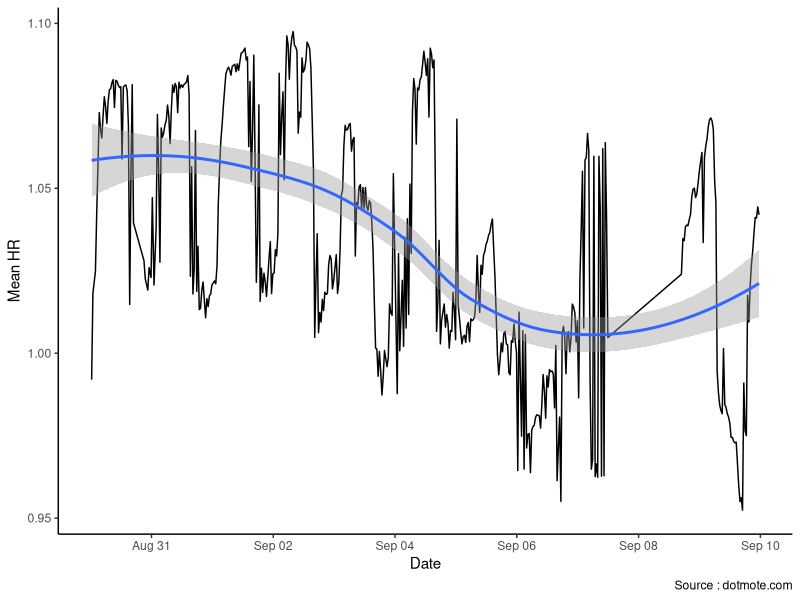
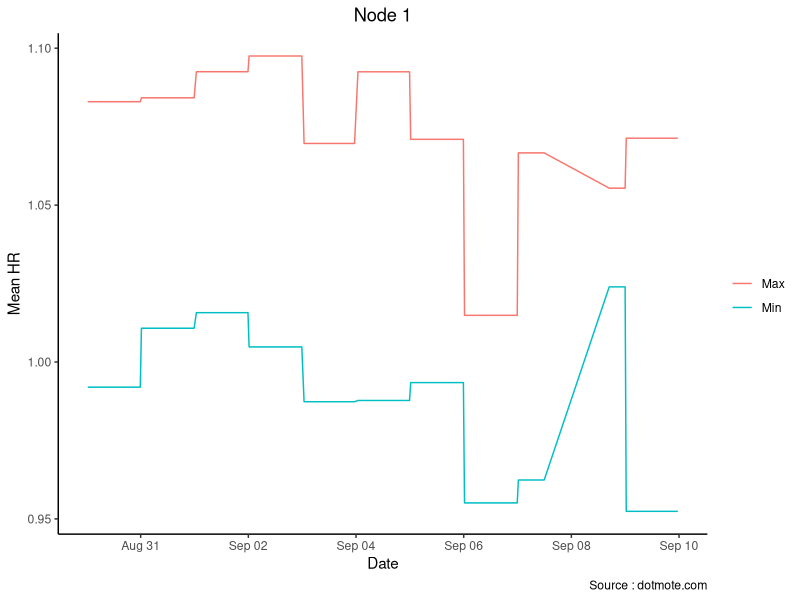
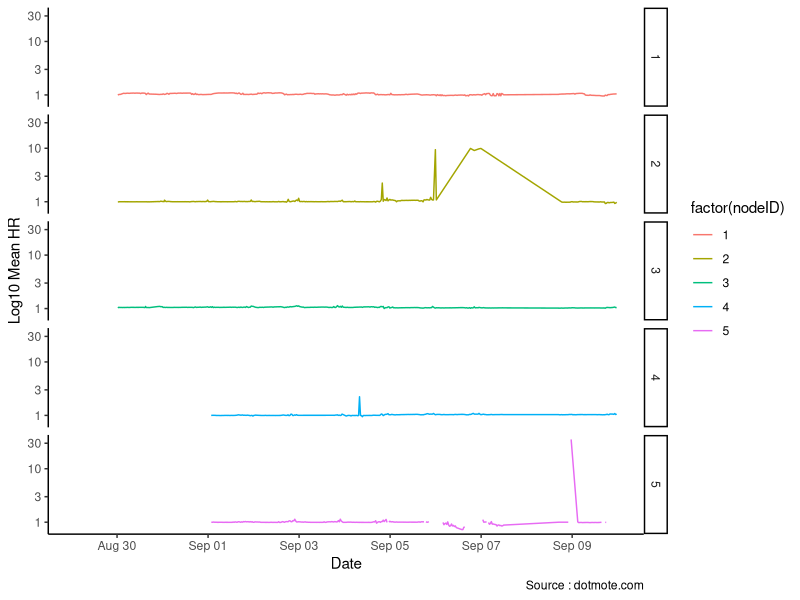
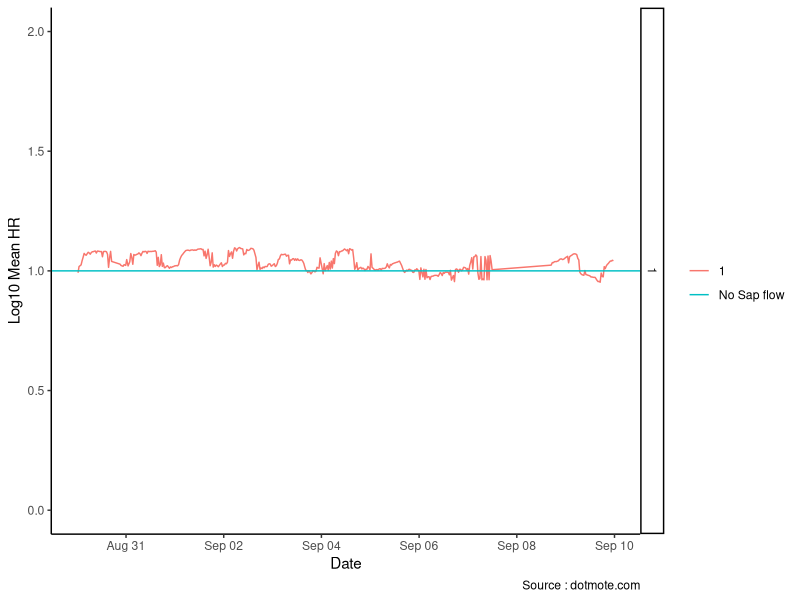
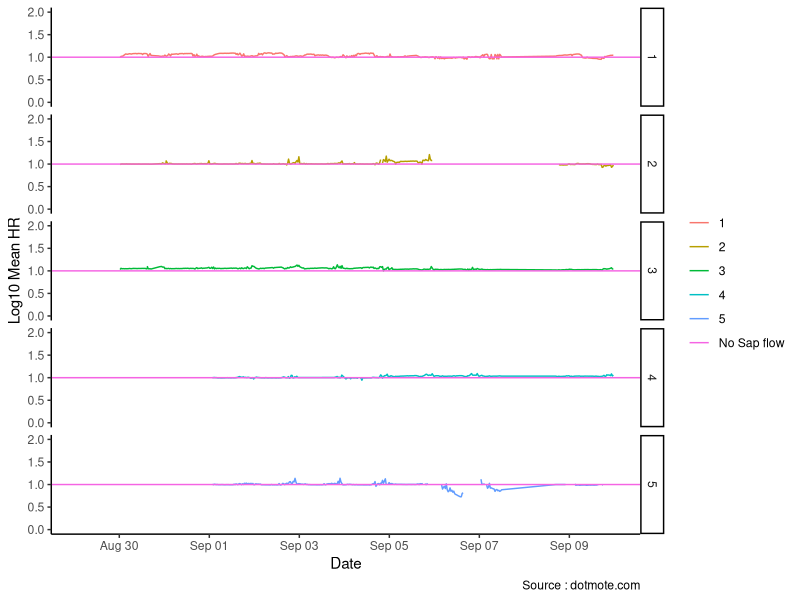
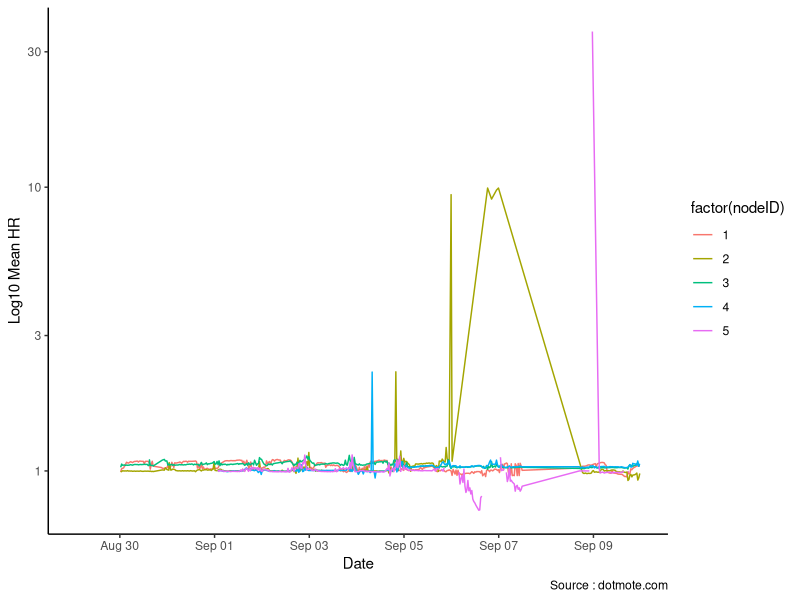

These charts were generated, in order, by the following R code:
## ---- chunk 1
knitr::opts_chunk$set(echo = TRUE)
library(tidyverse)
## ---- chunk 2
#plot summary 1
pdf_summary_1 <-  read_csv('1_summary.csv')
#convert the unix timestamp
pdf_summary_1$date <-  as.POSIXct(pdf_summary_1$unix_timestamp, origin="1970-01-01")
pdf_summary_1$ymd <- as.Date(pdf_summary_1$date, "%Y-%m-%d")
str(pdf_summary_1)
## ---- chunk 3
pdf_summary_1 %>% ggplot(aes(date,meanhr)) + geom_line() + geom_smooth(method = "loess", se = TRUE) + theme_classic() + labs(x="Date",y="Mean HR", caption="Source : dotmote.com")
## ---- chunk 4
pdf_summary_1 %>% group_by(ymd) %>% mutate(maxhr=max(meanhr),minhr=min(meanhr)) %>% ggplot() + geom_line(aes(date,maxhr,color='Max')) + geom_line(aes(date,minhr,color='Min')) + theme_classic() + theme(plot.title = element_text(hjust = 0.5)) +  labs(x="Date",y="Mean HR", caption="Source : dotmote.com",colour = "",title="Node 1") 
## ---- chunk 5
pdf_summary_2 <-  read_csv('2_summary.csv')
#convert the unix timestamp
pdf_summary_2$date <-  as.POSIXct(pdf_summary_2$unix_timestamp, origin="1970-01-01")
pdf_summary_2$ymd <- as.Date(pdf_summary_2$date, "%Y-%m-%d")
pdf_summary_3 <-  read_csv('3_summary.csv')
#convert the unix timestamp
pdf_summary_3$date <-  as.POSIXct(pdf_summary_3$unix_timestamp, origin="1970-01-01")
pdf_summary_3$ymd <- as.Date(pdf_summary_3$date, "%Y-%m-%d")
pdf_summary_4 <-  read_csv('4_summary.csv')
#convert the unix timestamp
pdf_summary_4$date <-  as.POSIXct(pdf_summary_4$unix_timestamp, origin="1970-01-01")
pdf_summary_4$ymd <- as.Date(pdf_summary_4$date, "%Y-%m-%d")
pdf_summary_5 <-  read_csv('5_summary.csv')
#convert the unix timestamp
pdf_summary_5$date <-  as.POSIXct(pdf_summary_5$unix_timestamp, origin="1970-01-01")
pdf_summary_5$ymd <- as.Date(pdf_summary_5$date, "%Y-%m-%d")
## ---- chunk 6
pdf_nodes <- rbind(pdf_summary_1,pdf_summary_2,pdf_summary_3,pdf_summary_4,pdf_summary_5)
pdf_nodes  %>% ggplot(aes(date,meanhr,color=factor(nodeID))) + geom_line()  + theme_classic() + facet_grid(nodeID~.) + labs(x="Date",y="Log10 Mean HR", caption="Source : dotmote.com") + scale_y_log10()
## ---- chunk 7
pdf_nodes <- rbind(pdf_summary_1,pdf_summary_2,pdf_summary_3,pdf_summary_4,pdf_summary_5)
pdf_nodes  %>% filter(nodeID==1) %>% ggplot(aes(date,meanhr,color=factor(nodeID))) + geom_line()  + theme_classic() + facet_grid(nodeID~.) + labs(x="Date",y="Log10 Mean HR", caption="Source : dotmote.com",colour="") +  geom_hline(aes(yintercept=1,color="No Sap flow")) +
  scale_y_continuous(limits = c(0, 2))
## ---- chunk 8
pdf_nodes <- rbind(pdf_summary_1,pdf_summary_2,pdf_summary_3,pdf_summary_4,pdf_summary_5)
pdf_nodes  %>% ggplot(aes(date,meanhr,color=factor(nodeID))) + geom_line()  + theme_classic() + facet_grid(nodeID~.) + labs(x="Date",y="Log10 Mean HR", caption="Source : dotmote.com",colour="") +  geom_hline(aes(yintercept=1,color="No Sap flow")) +
  scale_y_continuous(limits = c(0, 2))
## ---- chunk 9
pdf_nodes <- rbind(pdf_summary_1,pdf_summary_2,pdf_summary_3,pdf_summary_4,pdf_summary_5)
pdf_nodes  %>% ggplot(aes(date,meanhr,color=factor(nodeID))) + geom_line()  + theme_classic() + labs(x="Date",y="Log10 Mean HR", caption="Source : dotmote.com") + scale_y_log10()
